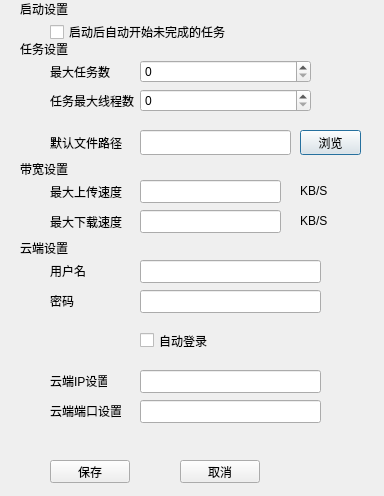
<?xml version="1.0" encoding="UTF-8"?>
<ui version="4.0">
 <class>settings</class>
 <widget class="QDialog" name="settings">
  <property name="geometry">
   <rect>
    <x>0</x>
    <y>0</y>
    <width>384</width>
    <height>496</height>
   </rect>
  </property>
  <property name="windowTitle">
   <string>设置</string>
  </property>
  <widget class="QDialogButtonBox" name="buttonBox">
   <property name="geometry">
    <rect>
     <x>20</x>
     <y>460</y>
     <width>311</width>
     <height>25</height>
    </rect>
   </property>
   <property name="orientation">
    <enum>Qt::Horizontal</enum>
   </property>
   <property name="standardButtons">
    <set>QDialogButtonBox::NoButton</set>
   </property>
   <property name="centerButtons">
    <bool>true</bool>
   </property>
  </widget>
  <widget class="QWidget" name="formLayoutWidget">
   <property name="geometry">
    <rect>
     <x>50</x>
     <y>60</y>
     <width>261</width>
     <height>61</height>
    </rect>
   </property>
   <layout class="QFormLayout" name="formLayout">
    <property name="fieldGrowthPolicy">
     <enum>QFormLayout::AllNonFixedFieldsGrow</enum>
    </property>
    <item row="0" column="0">
     <widget class="QLabel" name="label">
      <property name="text">
       <string>最大任务数</string>
      </property>
     </widget>
    </item>
    <item row="0" column="1">
     <widget class="QSpinBox" name="spinBox_max_task">
      <property name="maximum">
       <number>50</number>
      </property>
     </widget>
    </item>
    <item row="1" column="0">
     <widget class="QLabel" name="label_3">
      <property name="text">
       <string>任务最大线程数</string>
      </property>
     </widget>
    </item>
    <item row="1" column="1">
     <widget class="QSpinBox" name="spinBox_max_thread">
      <property name="maximum">
       <number>16</number>
      </property>
     </widget>
    </item>
   </layout>
  </widget>
  <widget class="QLabel" name="label_7">
   <property name="geometry">
    <rect>
     <x>20</x>
     <y>160</y>
     <width>51</width>
     <height>17</height>
    </rect>
   </property>
   <property name="text">
    <string>带宽设置</string>
   </property>
  </widget>
  <widget class="QLabel" name="label_8">
   <property name="geometry">
    <rect>
     <x>20</x>
     <y>0</y>
     <width>51</width>
     <height>17</height>
    </rect>
   </property>
   <property name="text">
    <string>启动设置</string>
   </property>
  </widget>
  <widget class="QLabel" name="label_9">
   <property name="geometry">
    <rect>
     <x>20</x>
     <y>40</y>
     <width>51</width>
     <height>17</height>
    </rect>
   </property>
   <property name="text">
    <string>任务设置</string>
   </property>
  </widget>
  <widget class="QLabel" name="label_2">
   <property name="geometry">
    <rect>
     <x>50</x>
     <y>130</y>
     <width>72</width>
     <height>25</height>
    </rect>
   </property>
   <property name="text">
    <string>默认文件路径</string>
   </property>
  </widget>
  <widget class="QLineEdit" name="edit_default_path">
   <property name="geometry">
    <rect>
     <x>140</x>
     <y>130</y>
     <width>151</width>
     <height>25</height>
    </rect>
   </property>
  </widget>
  <widget class="QPushButton" name="pushButton_scan">
   <property name="geometry">
    <rect>
     <x>300</x>
     <y>130</y>
     <width>61</width>
     <height>25</height>
    </rect>
   </property>
   <property name="text">
    <string>浏览</string>
   </property>
   <property name="icon">
    <iconset resource="image.qrc">
     <normaloff>:/home/appex/image/files.png</normaloff>:/home/appex/image/files.png</iconset>
   </property>
  </widget>
  <widget class="QLabel" name="label_5">
   <property name="geometry">
    <rect>
     <x>50</x>
     <y>180</y>
     <width>72</width>
     <height>23</height>
    </rect>
   </property>
   <property name="text">
    <string>最大上传速度</string>
   </property>
  </widget>
  <widget class="QLineEdit" name="edit_max_upload">
   <property name="geometry">
    <rect>
     <x>140</x>
     <y>180</y>
     <width>141</width>
     <height>23</height>
    </rect>
   </property>
  </widget>
  <widget class="QLabel" name="label_6">
   <property name="geometry">
    <rect>
     <x>50</x>
     <y>210</y>
     <width>72</width>
     <height>23</height>
    </rect>
   </property>
   <property name="text">
    <string>最大下载速度</string>
   </property>
  </widget>
  <widget class="QLineEdit" name="edit_max_download">
   <property name="geometry">
    <rect>
     <x>140</x>
     <y>210</y>
     <width>141</width>
     <height>23</height>
    </rect>
   </property>
  </widget>
  <widget class="QLabel" name="label_4">
   <property name="geometry">
    <rect>
     <x>300</x>
     <y>180</y>
     <width>57</width>
     <height>21</height>
    </rect>
   </property>
   <property name="text">
    <string>KB/S</string>
   </property>
  </widget>
  <widget class="QLabel" name="label_10">
   <property name="geometry">
    <rect>
     <x>300</x>
     <y>210</y>
     <width>57</width>
     <height>21</height>
    </rect>
   </property>
   <property name="text">
    <string>KB/S</string>
   </property>
  </widget>
  <widget class="QLabel" name="label_12">
   <property name="geometry">
    <rect>
     <x>20</x>
     <y>240</y>
     <width>57</width>
     <height>15</height>
    </rect>
   </property>
   <property name="text">
    <string>云端设置</string>
   </property>
  </widget>
  <widget class="QLabel" name="label_13">
   <property name="geometry">
    <rect>
     <x>50</x>
     <y>260</y>
     <width>57</width>
     <height>21</height>
    </rect>
   </property>
   <property name="text">
    <string>用户名</string>
   </property>
  </widget>
  <widget class="QLabel" name="label_14">
   <property name="geometry">
    <rect>
     <x>50</x>
     <y>290</y>
     <width>57</width>
     <height>21</height>
    </rect>
   </property>
   <property name="text">
    <string>密码</string>
   </property>
  </widget>
  <widget class="QLineEdit" name="edit_username">
   <property name="geometry">
    <rect>
     <x>140</x>
     <y>260</y>
     <width>181</width>
     <height>23</height>
    </rect>
   </property>
  </widget>
  <widget class="QLineEdit" name="edit_passward">
   <property name="geometry">
    <rect>
     <x>140</x>
     <y>290</y>
     <width>181</width>
     <height>23</height>
    </rect>
   </property>
  </widget>
  <widget class="QCheckBox" name="checkbox_auto_start">
   <property name="geometry">
    <rect>
     <x>50</x>
     <y>20</y>
     <width>319</width>
     <height>24</height>
    </rect>
   </property>
   <property name="text">
    <string>启动后自动开始未完成的任务</string>
   </property>
  </widget>
  <widget class="QCheckBox" name="checkbox_login">
   <property name="geometry">
    <rect>
     <x>140</x>
     <y>320</y>
     <width>85</width>
     <height>41</height>
    </rect>
   </property>
   <property name="text">
    <string>自动登录</string>
   </property>
  </widget>
  <widget class="QLabel" name="label_15">
   <property name="geometry">
    <rect>
     <x>50</x>
     <y>370</y>
     <width>57</width>
     <height>21</height>
    </rect>
   </property>
   <property name="text">
    <string>云端IP设置</string>
   </property>
  </widget>
  <widget class="QLineEdit" name="edit_cloud_ip">
   <property name="geometry">
    <rect>
     <x>140</x>
     <y>370</y>
     <width>181</width>
     <height>23</height>
    </rect>
   </property>
  </widget>
  <widget class="QLabel" name="label_16">
   <property name="geometry">
    <rect>
     <x>50</x>
     <y>400</y>
     <width>71</width>
     <height>21</height>
    </rect>
   </property>
   <property name="text">
    <string>云端端口设置</string>
   </property>
  </widget>
  <widget class="QLineEdit" name="edit_cloud_port">
   <property name="geometry">
    <rect>
     <x>140</x>
     <y>400</y>
     <width>181</width>
     <height>23</height>
    </rect>
   </property>
  </widget>
  <widget class="QPushButton" name="pushButton_save">
   <property name="geometry">
    <rect>
     <x>50</x>
     <y>460</y>
     <width>80</width>
     <height>23</height>
    </rect>
   </property>
   <property name="text">
    <string>保存</string>
   </property>
  </widget>
  <widget class="QPushButton" name="pushButton_cancel">
   <property name="geometry">
    <rect>
     <x>180</x>
     <y>460</y>
     <width>80</width>
     <height>23</height>
    </rect>
   </property>
   <property name="text">
    <string>取消</string>
   </property>
  </widget>
 </widget>
 <resources>
  <include location="image.qrc"/>
 </resources>
 <connections>
  <connection>
   <sender>buttonBox</sender>
   <signal>accepted()</signal>
   <receiver>settings</receiver>
   <slot>accept()</slot>
   <hints>
    <hint type="sourcelabel">
     <x>248</x>
     <y>254</y>
    </hint>
    <hint type="destinationlabel">
     <x>157</x>
     <y>274</y>
    </hint>
   </hints>
  </connection>
  <connection>
   <sender>buttonBox</sender>
   <signal>rejected()</signal>
   <receiver>settings</receiver>
   <slot>reject()</slot>
   <hints>
    <hint type="sourcelabel">
     <x>316</x>
     <y>260</y>
    </hint>
    <hint type="destinationlabel">
     <x>286</x>
     <y>274</y>
    </hint>
   </hints>
  </connection>
 </connections>
</ui>
